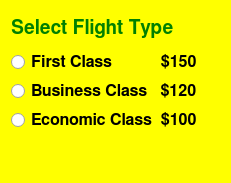
<?xml version="1.0" encoding="UTF-8"?>
<ui version="4.0">
 <class>Dialog</class>
 <widget class="QDialog" name="Dialog">
  <property name="geometry">
   <rect>
    <x>0</x>
    <y>0</y>
    <width>231</width>
    <height>183</height>
   </rect>
  </property>
  <property name="windowTitle">
   <string>Dialog</string>
  </property>
  <property name="styleSheet">
   <string notr="true">QDialog{
background-color:yellow
}

QLabel{
color:green
}</string>
  </property>
  <layout class="QVBoxLayout" name="verticalLayout_3">
   <item>
    <layout class="QVBoxLayout" name="verticalLayout_2">
     <item>
      <widget class="QLabel" name="label">
       <property name="font">
        <font>
         <family>FreeSans</family>
         <pointsize>14</pointsize>
         <bold>true</bold>
        </font>
       </property>
       <property name="text">
        <string>Select Flight Type</string>
       </property>
      </widget>
     </item>
     <item>
      <layout class="QVBoxLayout" name="verticalLayout">
       <item>
        <widget class="QRadioButton" name="radioButton_first">
         <property name="font">
          <font>
           <family>FreeSans</family>
           <pointsize>12</pointsize>
           <bold>true</bold>
          </font>
         </property>
         <property name="text">
          <string>First Class           $150</string>
         </property>
        </widget>
       </item>
       <item>
        <widget class="QRadioButton" name="radioButton_bus">
         <property name="font">
          <font>
           <family>FreeSans</family>
           <pointsize>12</pointsize>
           <bold>true</bold>
          </font>
         </property>
         <property name="text">
          <string>Business Class   $120</string>
         </property>
        </widget>
       </item>
       <item>
        <widget class="QRadioButton" name="radioButton_eco">
         <property name="font">
          <font>
           <family>FreeSans</family>
           <pointsize>12</pointsize>
           <bold>true</bold>
          </font>
         </property>
         <property name="text">
          <string>Economic Class  $100</string>
         </property>
        </widget>
       </item>
      </layout>
     </item>
     <item>
      <widget class="QLabel" name="label_result">
       <property name="font">
        <font>
         <family>FreeSans</family>
         <pointsize>12</pointsize>
        </font>
       </property>
       <property name="text">
        <string/>
       </property>
      </widget>
     </item>
    </layout>
   </item>
  </layout>
 </widget>
 <resources/>
 <connections/>
</ui>
